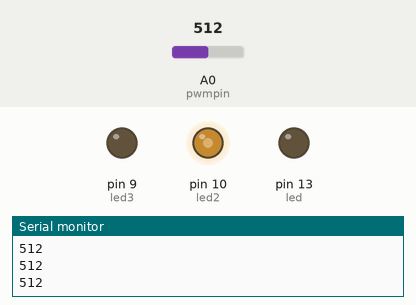
Simulated run of this sketch. Board: Arduino Uno, built with avr-gcc and run on an emulated ATmega328P. Shown: output pins drawn as LEDs (lit = HIGH), the last lines printed to the serial monitor. The test bench sets the inputs (shaded band); at power-on: A0 (pwmpin) = 512.

Above: at 1.2 s.
1.3 s: A0 (pwmpin) set to 514
At 1.6 s:
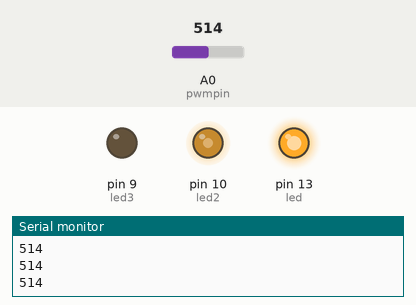
2.8 s: A0 (pwmpin) set to 710
At 4.0 s:
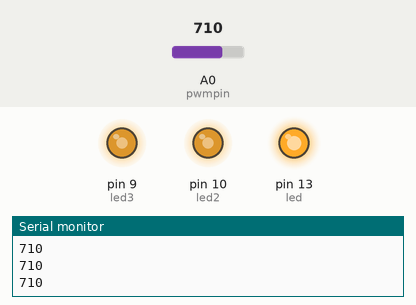
4.3 s: A0 (pwmpin) set to 900
At 5.1 s:
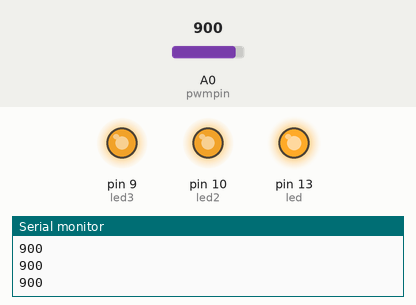
5.8 s: A0 (pwmpin) set to 690
At 6.4 s:
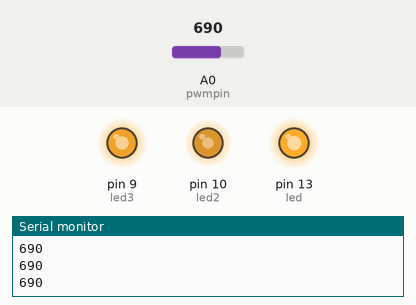
7.3 s: A0 (pwmpin) set to 511
At 8.6 s:
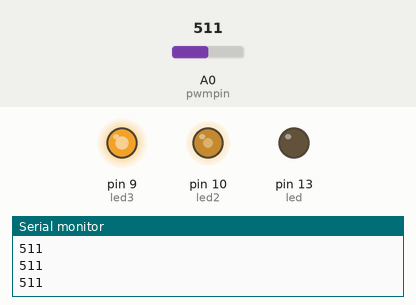
Timing chart, 0 to 9.8 s (numbered marks = the images above; inputs shaded):
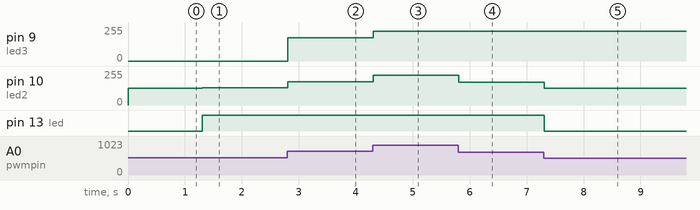

Measured:
- the behaviour switches between 513 and 514 on A0 (pwmpin) (found by bisection; images 0 and 1)
- after the input at 1.3 s, pin 10 (led2): 127/255 → 128/255 at once; pin 13 (led): LOW → HIGH at once
- after the input at 2.8 s, pin 9 (led3): 0/255 → 176/255 at once; pin 10 (led2): 128/255 → 176/255 at once
- after the input at 4.3 s, pin 9 (led3), pin 10 (led2): 176/255 → 224/255 at once
- after the input at 5.8 s, pin 10 (led2): 224/255 → 171/255 at once
- after the input at 7.3 s, pin 10 (led2): 171/255 → 127/255 at once; pin 13 (led): HIGH → LOW at once

The sketch:

lista8.ino
```cpp
#define ex3

#ifdef ex1
//8.1- Monte mais 1 led e modifique o programa para que os 2 leds sejam controlados pelo potenciômetro.
int led = 13;
int led2 = 10;
int pwmpin = A0;
unsigned int valor;
unsigned int pwm;

void setup() {
pinMode(led, OUTPUT);
pinMode(led2, OUTPUT);
Serial.begin(9600);
}

void loop() {
valor = analogRead(pwmpin);

Serial.println(valor);
pwm = map(valor, 0, 1023, 0, 255);
analogWrite(led,pwm);

analogWrite(led2,pwm);
}
#endif //ex1

#ifdef ex2
//8.2– Modifique o programa para que os leds funcionem invertidos.
//Com a variação do potenciômetro 1 led vai acendendo e outro led vai apagando.
int led = 13;
int led2 = 10;
int pwmpin = A0;
unsigned int valor;
unsigned int pwm;

void setup() {
pinMode(led, OUTPUT);
pinMode(led2, OUTPUT);
Serial.begin(9600);
}

void loop() {
valor = analogRead(pwmpin);

Serial.println(valor);
pwm = map(valor, 0, 1023, 0, 255);

  if(valor>500){
analogWrite(led,HIGH);
analogWrite(led2,LOW);
  }
  else{
analogWrite(led2,HIGH);
analogWrite(led,LOW);
}
}
#endif //ex2

#ifdef ex3
//8.3– Monte mais 1 led. Conforme o potenciômetro vai variando, os leds vão acendendo progressivamente.
int led = 13;
int led2 = 10;
int led3 = 9;
int pwmpin = A0;
unsigned int valor;
unsigned int pwm;

void setup() {
pinMode(led, OUTPUT);
pinMode(led2, OUTPUT);
pinMode(led3, OUTPUT);
Serial.begin(9600);
}

void loop() {
valor = analogRead(pwmpin);

Serial.println(valor);
pwm = map(valor, 0, 1023, 0, 255);

if(valor>300){
analogWrite(led,pwm);
}
if(valor>500){
analogWrite(led2,pwm);
}
if(valor>700){
analogWrite(led3,pwm);
}
}
#endif //ex3

#ifdef ex4
//8.4– Monte o buzzer e quando o último led acender apite o buzzer junto.
int led = 13;
int led2 = 10;
int led3 = 9;
int buzzer = 7;
int pwmpin = A0;
unsigned int valor;
unsigned int pwm;

void setup() {
pinMode(buzzer, OUTPUT);
pinMode(led, OUTPUT);
pinMode(led2, OUTPUT);
pinMode(led3, OUTPUT);
Serial.begin(9600);
}

void loop() {
valor = analogRead(pwmpin);

Serial.println(valor);
pwm = map(valor, 0, 1023, 0, 255);

if(valor>300){
analogWrite(led,pwm);
noTone(buzzer);
}
if(valor>500){
analogWrite(led2,pwm);
noTone(buzzer);
}
if(valor>700){
analogWrite(led3,pwm);
tone(buzzer,264);
}
}
#endif //ex4

#ifdef ex5
//8.5– Transforme a leitura do potenciômetro em uma função.
int led = 13;
int led2 = 10;
int led3 = 9;
int buzzer = 7;
int pwmpin = A0;
unsigned int valor;
unsigned int pwm;
int pwmvalor = 0;

void setup() {
pinMode(buzzer, OUTPUT);
pinMode(led, OUTPUT);
pinMode(led2, OUTPUT);
pinMode(led3, OUTPUT);
Serial.begin(9600);
}

int leitura(int pwmpin)
{
pwmvalor=analogRead(pwmpin);
Serial.print("Potencia: ");
Serial.println(pwmvalor);
return pwmvalor;
}

void loop() {
pwm = map(valor, 0, 1023, 0, 255);
valor = leitura(pwmpin);

if(valor>300){
analogWrite(led,pwm);
noTone(buzzer);
}
if(valor>500){
analogWrite(led2,pwm);
noTone(buzzer);
}
if(valor>700){
analogWrite(led3,pwm);
tone(buzzer,264);
}
}
#endif //ex5

#ifdef ex6
//8.6– Transforme a mudança de escala (cálculo) em uma função.
int led = 13;
int led2 = 10;
int led3 = 9;
int buzzer = 7;
int pwmpin = A0;
unsigned int valor;
unsigned int pwm;
int pwmvalor = 0;
int esc;

void setup() {
pinMode(buzzer, OUTPUT);
pinMode(led, OUTPUT);
pinMode(led2, OUTPUT);
pinMode(led3, OUTPUT);
Serial.begin(9600);
}

int leitura(int pwmpin)
{
pwmvalor=analogRead(pwmpin);
Serial.print("Potencia: ");
Serial.println(pwmvalor);
return pwmvalor;
}

int escala(int pwm){
pwm = map(valor, 0, 1023, 0, 255);
return pwm;
}

void loop() {
valor = leitura(pwmpin);
esc=escala(pwm);

if(valor>300){
analogWrite(led,pwm);
noTone(buzzer);
}
if(valor>500){
analogWrite(led2,pwm);
noTone(buzzer);
}
if(valor>700){
analogWrite(led3,pwm);
tone(buzzer,264);
}
}
#endif //ex6

#ifdef ex7
//8.7– Transforme o controle de cada dos led em uma função.
int led = 13;
int led2 = 10;
int led3 = 9;
int buzzer = 7;
int pwmpin = A0;
unsigned int valor;
unsigned int pwm;
int pwmvalor = 0;
int esc;

void setup(){
pinMode(buzzer, OUTPUT);
pinMode(led, OUTPUT);
pinMode(led2, OUTPUT);
pinMode(led3, OUTPUT);
Serial.begin(9600);
}

int leitura(int pwmpin){
pwmvalor=analogRead(pwmpin);
Serial.print("Potencia: ");
Serial.println(pwmvalor);
return pwmvalor;
}

int escala(int pwm){
pwm = map(valor, 0, 1023, 0, 255);
return pwm;
}

void controled(){
if(valor>300){
analogWrite(led,pwm);
noTone(buzzer);
}
}

void controled2(){
if(valor>500){
analogWrite(led2,pwm);
noTone(buzzer);
}
}

void controled3(){
if(valor>700){
analogWrite(led3,pwm);
tone(buzzer,264);
}
}

void loop() {
valor = leitura(pwmpin);
esc=escala(pwm);
controled();
controled2();
controled3();
}
#endif //ex7

#ifdef ex8
//8.8– Transforme o controle do buzzer em uma função.
int led = 13;
int led2 = 10;
int led3 = 9;
int buzzer = 7;
int pwmpin = A0;
unsigned int valor;
unsigned int pwm;
int pwmvalor = 0;
int esc;

void setup() {
pinMode(buzzer, OUTPUT);
pinMode(led, OUTPUT);
pinMode(led2, OUTPUT);
pinMode(led3, OUTPUT);
Serial.begin(9600);
}

int leitura(int pwmpin) {
pwmvalor=analogRead(pwmpin);
Serial.print("Potencia: ");
Serial.println(pwmvalor);
return pwmvalor;
}

int escala(int pwm) {
pwm = map(valor, 0, 1023, 0, 255);
return pwm;
}

void controled(){
if(valor>300)
analogWrite(led,pwm);
}

void controled2(){
if(valor>500)
analogWrite(led2,pwm);
}

void controled3(){
if(valor>700)
analogWrite(led3,pwm);
}

void controlebuzzer(int pwmvalor) {
if (pwmvalor>700)
tone(buzzer, 264);
else
noTone(buzzer);
}

void loop() {
valor = leitura(pwmpin);
esc=escala(pwm);
controled();
controled2();
controled3();
controlebuzzer(pwmvalor);
}
#endif //ex8

#ifdef ex9
//8.9– Transforme a escrita no led em uma função.
int led = 13;
int led2 = 10;
int led3 = 9;
int buzzer = 7;
int pwmpin = A0;
unsigned int valor;
unsigned int pwm;
int pwmvalor = 0;
int esc;

void setup() {
pinMode(buzzer, OUTPUT);
pinMode(led, OUTPUT);
pinMode(led2, OUTPUT);
pinMode(led3, OUTPUT);
Serial.begin(9600);
}

int leitura(int pwmpin) {
pwmvalor=analogRead(pwmpin);
Serial.print("Potencia: ");
Serial.println(pwmvalor);
return pwmvalor;
}

int escala(int pwm) {
pwm = map(valor, 0, 1023, 0, 255);
return pwm;
}

void controled(){
analogWrite(led,pwm);
}

void controled2(){
analogWrite(led2,pwm);
}

void controled3(){
analogWrite(led3,pwm);
}

void controledosled(int valor) {
if(valor>300)
controled();
if(valor>500)
controled2();
if(valor>700)
controled3();
}

void controlebuzzer(int pwmvalor) {
if (pwmvalor>700)
tone(buzzer, 264);
else
noTone(buzzer);
}

void loop() {
valor=leitura(pwmpin);
esc=escala(pwm);
controledosled(valor);
controlebuzzer(pwmvalor);
}
#endif //ex9
```
